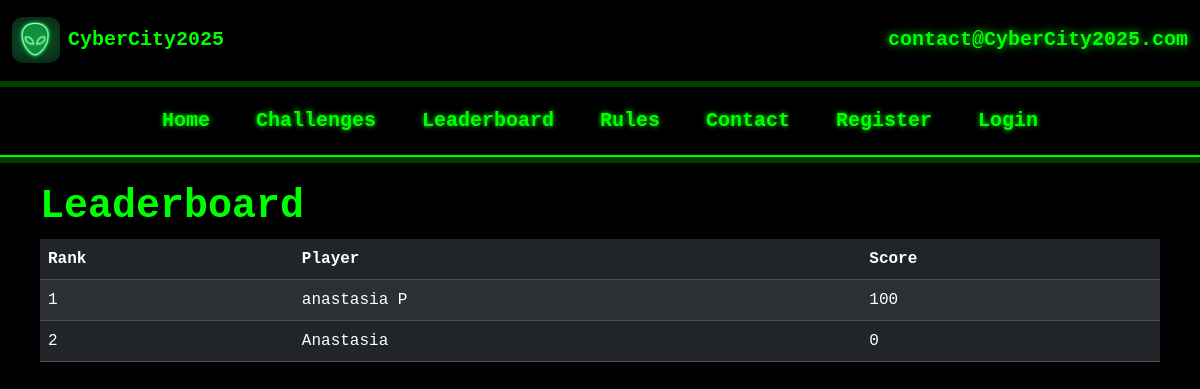
The page /leaderboard on the database as committed earlier.
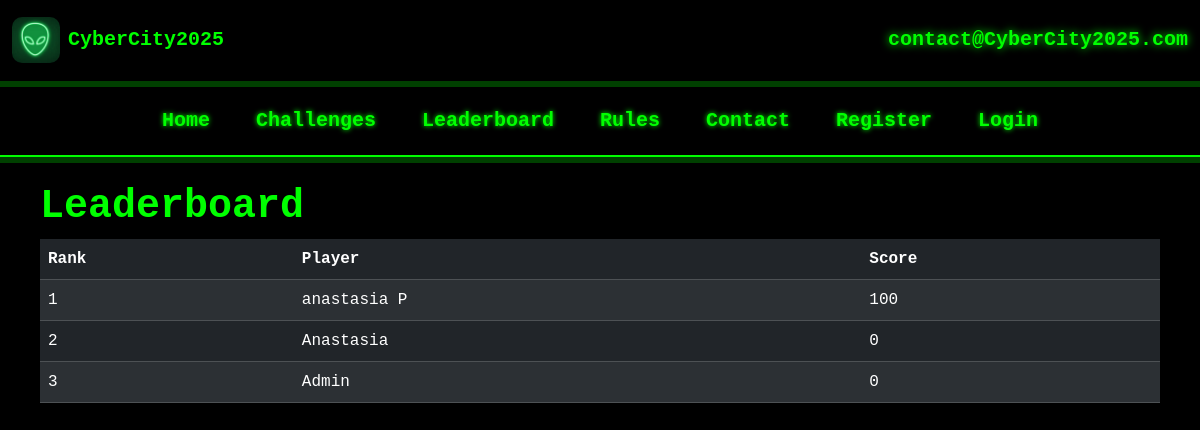
The same page on the database as committed later.
### models.py (models this page shows, shortened)
class User(UserMixin, db.Model):
    id = db.Column(db.Integer, primary_key=True)
    email_address = db.Column(db.String(255), unique=True)
    name = db.Column(db.String(255))
    password_hash = db.Column(db.String(255))
    user_level = db.Column(db.Integer)
    score = db.Column(db.Integer, default=0)
    active = db.Column(db.Boolean)

### app.py (the view)
@app.route('/leaderboard')
def leaderboard():
    users = User.query.order_by(User.score.desc()).limit(10).all()
    return render_template("leaderboard.html", title="Leaderboard", users=users, user=current_user)

### templates/leaderboard.html
{% extends "base.html" %}
{% block rowOneContent %}
<h1 style="color: #00FF00; font-family: monospace; font-weight: bold;">Leaderboard</h1>
<table class="table table-dark table-striped" style="color: #00FF00; font-family: monospace;">
  <thead>
    <tr>
      <th>Rank</th>
      <th>Player</th>
      <th>Score</th>
    </tr>
  </thead>
  <tbody>
    {% for user in users %}
    <tr>
      <td>{{ loop.index }}</td>
      <td>{{ user.name }}</td>
      <td>{{ user.score }}</td>
    </tr>
    {% endfor %}
  </tbody>
</table>
{% endblock %}

### templates/base.html (shortened to what this page needs)
<!DOCTYPE html>
<html lang="en">
<head>
  <link rel="stylesheet" href="/static/css/bootstrap.css" />
  <link rel="stylesheet" href="/static/site.css" />
</head>
<body>
  <section class="section-above-navbar"
    style="background-color: #000; padding: 10px 0; height: 80px; margin-bottom: 1px;">
    <div class="container-fluid h-100">
      <div class="row align-items-center justify-content-between h-100">
        <div class="col-md-auto d-flex align-items-center">
          <img src="/static/images/logo1.png" alt="Logo" class="img-fluid" style="max-width: 4vw; height: auto; filter: brightness(1) invert(0);" />
          <p class="fs-5 mb-0 ms-2" style="color: #00FF00; font-family: monospace; font-weight: bold;">CyberCity2025</p>
        </div>
        <div class="col-md-auto">
         <p class="fs-5 mb-0 text-end" style="color: #00FF00; font-family: 'Courier New', Courier, monospace; font-weight: 600; text-shadow: 0 0 8px #00FF00;">
  contact@CyberCity2025.com
</p>
        </div>
      </div>
    </div>
  </section>
  <hr class="horizontal-line" />
 <nav class="navbar navbar-expand-lg">
  <div class="container-fluid">
    <div class="collapse navbar-collapse justify-content-center" id="navbarNavAltMarkup">
      <div class="navbar-nav text-center">
        <a class="nav-link active" aria-current="page" href="/">Home</a>
        <a class="nav-link" href="/challenges">Challenges</a>
        <a class="nav-link" href="/leaderboard">Leaderboard</a>
        <a class="nav-link" href="/rules">Rules</a>
        <a class="nav-link" href="/contact">Contact</a>
        {% if user.is_anonymous %}
          <a class="nav-link" href="/register">Register</a>
          <a class="nav-link" href="/login">Login</a>
        {% endif %}
      </div>
    </div>
  </div>
</nav>
  <hr class="horizontal-line" />
  <div class="container-fluid" style="padding: 20px 40px;">
    <div class="row">
      <div class="col">
        {% block rowOneContent %}{% endblock %}
      </div>
    </div>
  </div>
</body>
</html>

### static/site.css (style rules this page uses)
body { background-color: #000000; color: #00FF00; font-family: 'Courier New', Courier, monospace; margin: 0; padding: 0; }
h1, h2, h3, p, ul, li { color: #00FF00; }
.navbar { background-color: #000000 !important; height: 70px !important; display: flex; justify-content: center; border-bottom: 2px solid #00FF00; }
.navbar a.nav-link { color: #00FF00 !important; font-size: 20px !important; margin: 0 15px; transition: all 0.3s ease; text-shadow: 0 0 5px #00FF00; font-weight: 600; }
.horizontal-line { border-top: 3px solid #00FF00; border-bottom: 3px solid #00FF00; color: #00FF00; margin: 0; }
img { max-width: 100%; height: auto; border-radius: 10px; }
a { color: #00FF00; text-decoration: none; font-weight: 600; }

Rows that differ between the two databases and show on the page:
added User: name "Admin", score "0"
